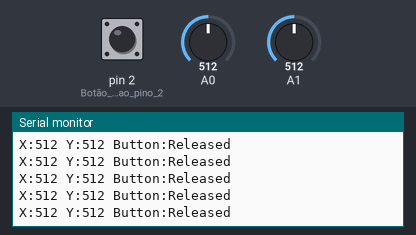
The sketch below on a simulated Arduino Uno, built with avr-gcc and run on an emulated ATmega328P. Parts: the last lines printed to the serial monitor. The test bench sets the inputs (shaded band); at power-on: A1 = 512, pin 2 (Botão_conectado_ao_pino_2) HIGH, A0 = 512.

Above: at 4.3 s.
4.4 s: A1 set to 1023
At 4.44 s:
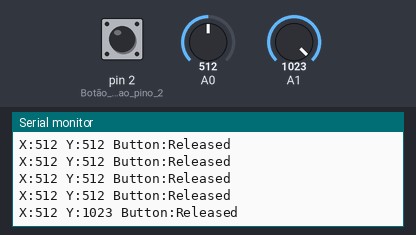
7.4 s: A1 set to 985
At 7.46 s:
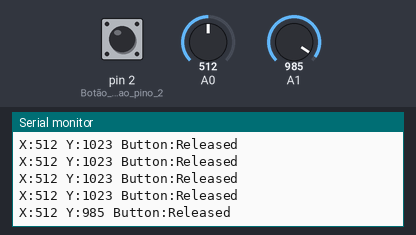
Timing chart, 0 to 10.4 s (numbered marks = the images above; inputs shaded):
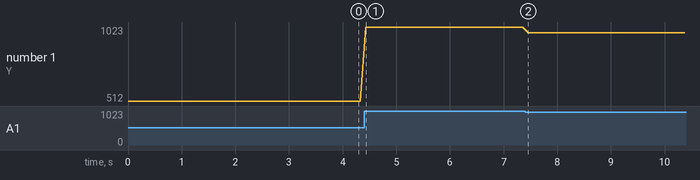

Measured:
- after the input at 4.4 s, the serial monitor: prints a new line at once (image 1)
- after the input at 7.4 s, the serial monitor: prints a new line after 0.06 s (image 2)
- plotted number 1: 512 → 1023 after the input at 4.4 s, 1023 → 985 after the input at 7.4 s

The sketch:

pong_joy_stick_controler.ino
```cpp
void setup() {
  Serial.begin(9600);
  pinMode(2, INPUT_PULLUP);  // Botão conectado ao pino 2 (SW)
}

void loop() {
  int xValue = analogRead(A0);  // Ler eixo X
  int yValue = analogRead(A1);  // Ler eixo Y
  int buttonState = digitalRead(2);  // Ler estado do botão

  // Enviar os valores via Serial para a Raspberry Pi
  Serial.print("X:");
  Serial.print(xValue);
  Serial.print(" Y:");
  Serial.print(yValue);
  Serial.print(" Button:");
  Serial.println(buttonState == LOW ? "Pressed" : "Released");

  delay(100);
}
```
